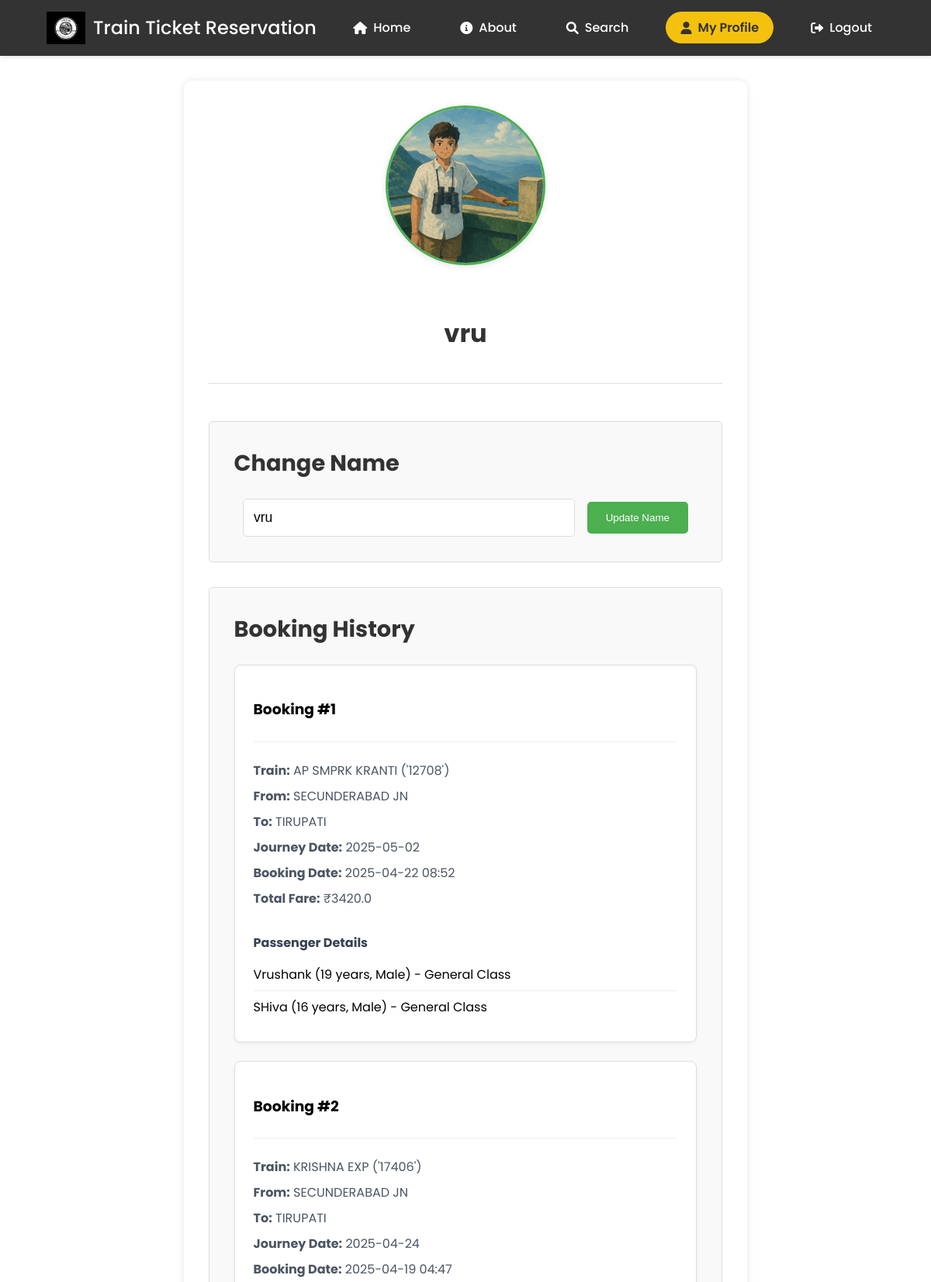
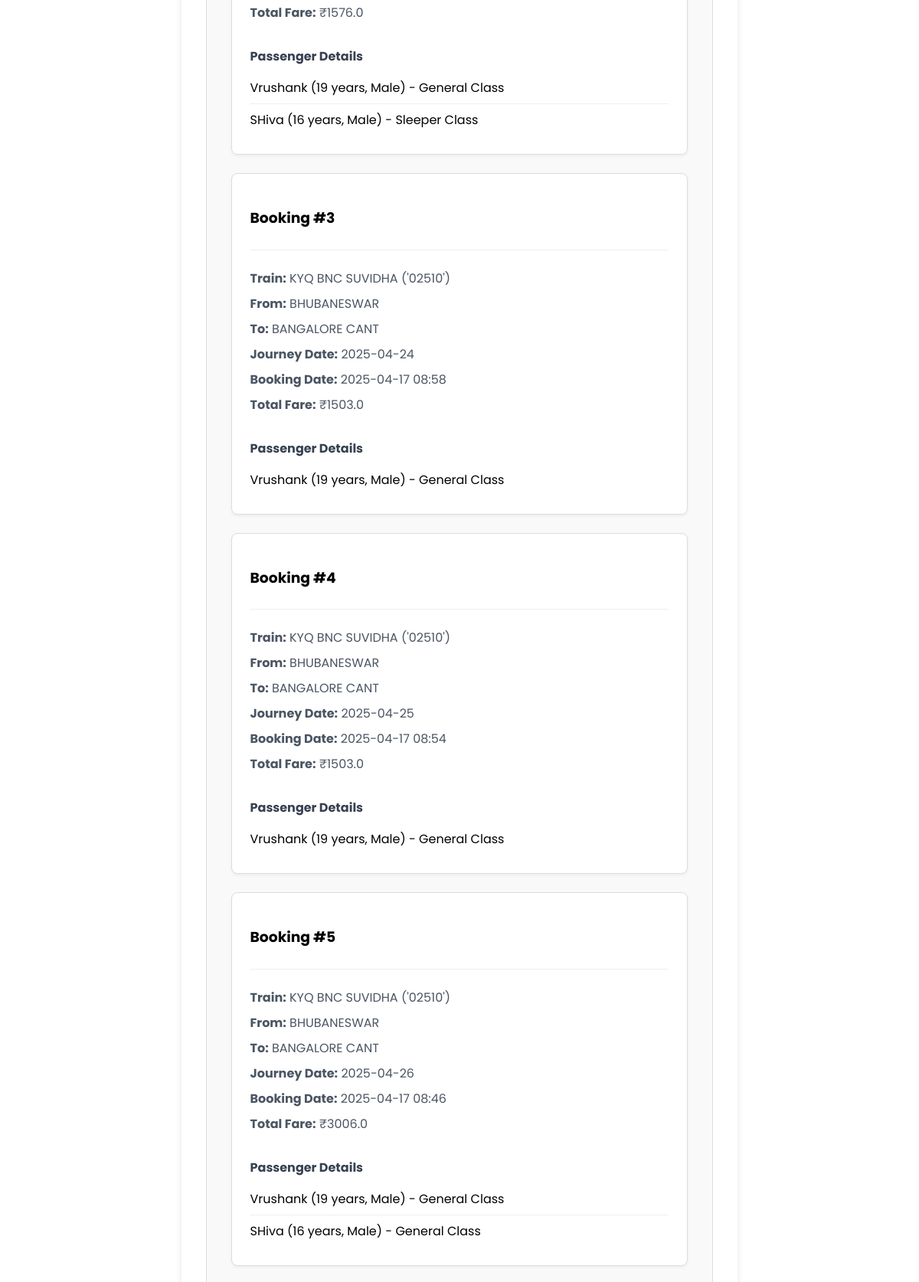
The page /profile (signed in, upper part) on the database its author committed (2 pictures, top to bottom).
### train/models.py (models this page shows)
class Booking(db.Model):
    id = db.Column(db.Integer, primary_key=True)
    user_id = db.Column(db.Integer, db.ForeignKey('user.id'), nullable=False)
    train_no = db.Column(db.String(20), nullable=False)
    train_name = db.Column(db.String(100), nullable=False)
    from_station = db.Column(db.String(100), nullable=False)
    to_station = db.Column(db.String(100), nullable=False)
    journey_date = db.Column(db.String(20), nullable=False)
    booking_date = db.Column(db.DateTime, nullable=False, default=db.func.current_timestamp())
    total_fare = db.Column(db.Float, nullable=False)
    status = db.Column(db.String(20), nullable=False, default='confirmed')
    passengers = db.Column(db.Text, nullable=False)  # Store passenger details as JSON string

### train/routes.py (the view)
@app.route('/profile')
def profile():
    if 'user_id' not in session:
        return redirect(url_for('login'))
    user_bookings = Booking.query.filter_by(user_id=session['user_id']).order_by(Booking.booking_date.desc()).all()
    bookings = []
    for index, booking in enumerate(user_bookings, start=1):
        bookings.append({
            'booking_number': index,  # Sequential number for this user's bookings
            'id': booking.id,
            'train_no': booking.train_no,
            'train_name': booking.train_name,
            'from_station': booking.from_station,
            'to_station': booking.to_station,
            'journey_date': booking.journey_date,
            'total_fare': booking.total_fare,
            'booking_date': booking.booking_date,
            'passengers': booking.passengers
        })
    profile_pic = f"{session['user_id']}_profile.jpg"
    profile_pic_path = os.path.join(app.static_folder, 'profile-pics', profile_pic)
    if not os.path.exists(profile_pic_path):
        profile_pic = None
    return render_template('profile.html',
                         bookings=bookings,
                         profile_pic=profile_pic,
                         timestamp=int(os.path.getmtime(profile_pic_path)) if profile_pic else '')

### train/__init__.py (called while the page is built)
@app.template_filter('from_json')
def from_json(value):
    if value is None:
        return None
    try:
        return json.loads(value)
    except (TypeError, json.JSONDecodeError):
        return None

### train/templates/profile.html (shortened to what this page needs)
<!DOCTYPE html>
<html lang="en">
<head>
    <link rel="stylesheet" href="/static/dstyle.css">
    <link rel="stylesheet" href="https://cdnjs.cloudflare.com/ajax/libs/font-awesome/6.0.0-beta3/css/all.min.css">
</head>
<body>
    <nav>
        <div class="navbar">
            <div class="logo">
                <img src="/static/logo.jpg" alt="Logo" class="logo-img">
                <h1>Train Ticket Reservation</h1>
            </div>
            <div class="nav-links">
                <a href="{{url_for('home')}}"><i class="fas fa-home"></i> Home</a>
                <a href="{{url_for('about')}}"><i class="fas fa-info-circle"></i> About</a>
                <a href="{{url_for('dashboard')}}"><i class="fas fa-search"></i> Search</a>
                <a href="{{url_for('profile')}}" class="profile-link">
                    <i class="fas fa-user"></i> My Profile
                </a>
                <a href="{{url_for('logout')}}"><i class="fas fa-sign-out-alt"></i> Logout</a>
            </div>
        </div>
    </nav>
    <div class="profile-container">
        <div class="profile-header">
            <div class="profile-pic-container">
                {% if profile_pic %}
                    <img src="{{ url_for('static', filename='profile-pics/' + profile_pic) }}?t={{ timestamp }}"
                         class="profile-pic" id="profilePicture"
                         alt="Profile Picture">
                {% else %}
                    <img src="{{ url_for('static', filename='images/default-profile.jpg') }}"
                         class="profile-pic" id="profilePicture"
                         alt="Default Profile Picture">
                {% endif %}
            </div>
            <div class="profile-info">
                <h1 class="profile-name">{{ session['user_name'] }}</h1>
            </div>
        </div>
        <div class="profile-section">
            <h2>Change Name</h2>
            <form class="change-name-form" action="{{url_for('change_name')}}" method="post">
                <input type="text" name="newName" value="{{session['user_name']}}" required>
                <button type="submit">Update Name</button>
            </form>
        </div>
        <div class="profile-section">
            <h2>Booking History</h2>
            {% if bookings %}
                {% for booking in bookings %}
                <div class="booking-history-item">
                    <div class="booking-header">
                        <h3>Booking #{{ booking.booking_number }}</h3>
                    </div>
                    <div class="booking-details">
                        <div class="journey-details">
                            <p><strong>Train:</strong> {{ booking.train_name }} ({{ booking.train_no }})</p>
                            <p><strong>From:</strong> {{ booking.from_station }}</p>
                            <p><strong>To:</strong> {{ booking.to_station }}</p>
                            <p><strong>Journey Date:</strong> {{ booking.journey_date }}</p>
                            <p><strong>Booking Date:</strong> {{ booking.booking_date.strftime('%Y-%m-%d %H:%M') }}</p>
                            <p><strong>Total Fare:</strong> ₹{{ booking.total_fare }}</p>
                        </div>
                        <div class="passenger-details">
                            <h4>Passenger Details</h4>
                            <ul>
                                {% for passenger in booking.passengers|from_json %}
                                <li>
                                    {{ passenger.name }} ({{ passenger.age }} years, {{ passenger.gender }}) -
                                    {{ passenger.class|title }} Class
                                </li>
                                {% endfor %}
                            </ul>
                        </div>
                    </div>
                </div>
                {% endfor %}
            {% else %}
                <div class="no-bookings">
                    <p>No bookings found. Start your journey by booking a train ticket!</p>
                    <a href="{{ url_for('dashboard') }}" class="book-now-btn">Book Now</a>
                </div>
            {% endif %}
        </div>
    </div>
</body>
</html>

### train/static/dstyle.css (style rules this page uses)
body { font-family: 'Poppins', sans-serif; margin: 0; padding: 0; box-sizing: border-box; min-height: 100vh; display: flex; flex-direction: column; }
.navbar { display: flex; justify-content: space-between; align-items: center; padding: 15px 5%; background-color: #333; color: #fff; box-shadow: 0 2px 4px rgba(0,0,0,0.1); position: sticky; top: 0; z-index: 1000; }
.nav-links { display: flex; gap: 2rem; align-items: center; }
.nav-links a { text-decoration: none; color: #fff; font-weight: 500; font-size: 1rem; transition: all 0.3s ease; display: flex; align-items: center; gap: 0.5rem; padding: 0.5rem 1rem; border-radius: 20px; }
.profile-link { background: #f4c10f !important; padding: 0.5rem 1.2rem !important; border-radius: 25px !important; display: flex; align-items: center; gap: 0.5rem; transition: all 0.3s ease; color: #333 !important; font-weight: 600 !important; }
.profile-link i { color: #333; }
.logo { display: flex; align-items: center; }
.logo-img { width: 50px; height: auto; margin-right: 10px; }
.logo h1 { font-size: 1.5rem; margin: 0; color: #fff; font-weight: 500; }
.profile-container { max-width: 1200px; margin: 2rem auto; padding: 2rem; background: white; border-radius: 10px; box-shadow: 0 0 10px rgba(0,0,0,0.1); }
.profile-header { display: flex; flex-direction: column; align-items: center; gap: 2rem; margin-bottom: 3rem; padding-bottom: 2rem; border-bottom: 1px solid #ddd; }
.profile-pic-container { position: relative; width: 200px; height: 200px; margin-bottom: 2rem; background: #f5f5f5; display: flex; align-items: center; justify-content: center; overflow: hidden; border-radius: 50%; }
.profile-pic { width: 100%; height: 100%; object-fit: cover; display: block; background-position: center; background-size: cover; }

### train/templates/profile.html (style rules this page uses)
.profile-container { max-width: 1200px; margin: 2rem auto; padding: 2rem; background: white; border-radius: 10px; box-shadow: 0 0 10px rgba(0,0,0,0.1); }
.profile-header { display: flex; flex-direction: column; align-items: center; gap: 2rem; margin-bottom: 3rem; padding-bottom: 2rem; border-bottom: 1px solid #ddd; }
.profile-pic-container { position: relative; width: 200px; height: 200px; border-radius: 50%; overflow: hidden; background: #f5f5f5; display: flex; align-items: center; justify-content: center; border: 3px solid #4CAF50; box-shadow: 0 2px 10px rgba(0,0,0,0.1); }
.profile-pic { width: 100%; height: 100%; object-fit: cover; transition: opacity 0.3s ease; }
.profile-info { text-align: center; }
.profile-name { font-size: 2rem; margin: 0; color: #333; }
.profile-section { margin-bottom: 2rem; padding: 2rem; border: 1px solid #ddd; border-radius: 5px; background: #f9f9f9; }
.profile-section h2 { margin-top: 0; color: #333; font-size: 1.8rem; margin-bottom: 1.5rem; }
.change-name-form { display: flex; gap: 1rem; align-items: center; justify-content: center; }
.change-name-form input { flex: 1; max-width: 400px; padding: 0.8rem; border: 1px solid #ddd; border-radius: 5px; font-size: 1.1rem; }
.change-name-form button { background: #4CAF50; color: white; border: none; padding: 0.8rem 1.5rem; border-radius: 5px; cursor: pointer; }
.booking-history-item { padding: 1.5rem; margin-bottom: 1.5rem; border: 1px solid #ddd; border-radius: 8px; background: white; box-shadow: 0 2px 4px rgba(0,0,0,0.05); }
.booking-header { display: flex; justify-content: space-between; align-items: center; margin-bottom: 1rem; padding-bottom: 0.5rem; border-bottom: 1px solid #eee; }
.booking-details { display: grid; grid-template-columns: 1fr 1fr; gap: 1.5rem; margin-top: 1rem; }
.journey-details p { margin: 0.5rem 0; color: #4b5563; }
.passenger-details { grid-column: span 2; }
.passenger-details h4 { margin: 0 0 0.5rem 0; color: #374151; }
.passenger-details ul { list-style: none; padding: 0; margin: 0; }
.passenger-details li { padding: 0.5rem 0; border-bottom: 1px solid #eee; }
.passenger-details li:last-child { border-bottom: none; }

### rows shown on the page
Booking: booking_number "1", train_name "AP SMPRK KRANTI", train_no "'12708'", from_station "SECUNDERABAD JN", to_station "TIRUPATI", journey_date "2025-05-02", booking_date "2025-04-22 08:52", total_fare "3420.0", name "Vrushank" "SHiva", age "19" "16", gender "Male" "Male", class "General" "General"
Booking: booking_number "2", train_name "KRISHNA EXP", train_no "'17406'", from_station "SECUNDERABAD JN", to_station "TIRUPATI", journey_date "2025-04-24", booking_date "2025-04-19 04:47", total_fare "1576.0", name "Vrushank" "SHiva", age "19" "16", gender "Male" "Male", class "General" "Sleeper"
Booking: booking_number "3", train_name "KYQ BNC SUVIDHA", train_no "'02510'", from_station "BHUBANESWAR", to_station "BANGALORE CANT", journey_date "2025-04-24", booking_date "2025-04-17 08:58", total_fare "1503.0", name "Vrushank", age "19", gender "Male", class "General"
Booking: booking_number "4", train_name "KYQ BNC SUVIDHA", train_no "'02510'", from_station "BHUBANESWAR", to_station "BANGALORE CANT", journey_date "2025-04-25", booking_date "2025-04-17 08:54", total_fare "1503.0", name "Vrushank", age "19", gender "Male", class "General"
Booking: booking_number "5", train_name "KYQ BNC SUVIDHA", train_no "'02510'", from_station "BHUBANESWAR", to_station "BANGALORE CANT", journey_date "2025-04-26", booking_date "2025-04-17 08:46", total_fare "3006.0", name "Vrushank" "SHiva", age "19" "16", gender "Male" "Male", class "General" "General"

### other values the page prints
{{ session['user_name'] }} "vru"
